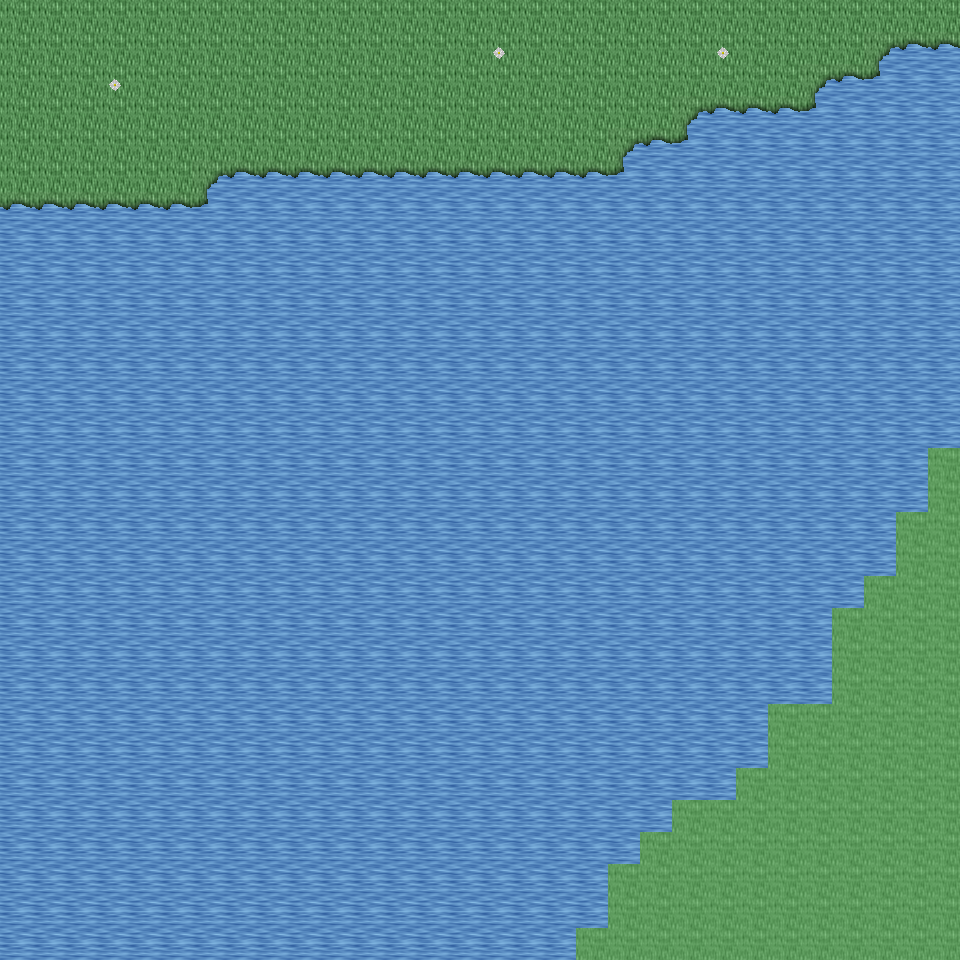

The image is a tile-based game level rendered from a .tmx file. Its description and source (layers, tilesets, objects; grid data summarised) follow:
An orthogonal 30x30 tile map with 32x32 px tiles, 6 tile layers (Ground, Object, Object2, Above, ...), 7 tilesets and 2 objects (2x mapExit).

<map version="1.0" orientation="orthogonal" renderorder="right-down" width="30" height="30" tilewidth="32" tileheight="32" nextobjectid="3">
  <tileset firstgid="1" name="tileset_ground_ground" tilewidth="32" tileheight="32" tilecount="33" columns="3">
    <image source="../drawable/tileset_ground_ground.png" width="96" height="352" />
  </tileset>
  <tileset firstgid="34" name="tileset_ground_grass_edges" tilewidth="32" tileheight="32" tilecount="36" columns="12">
    <image source="../drawable/tileset_ground_grass_edges.png" width="384" height="96" />
  </tileset>
  <tileset firstgid="70" name="tileset_ground_water_pool" tilewidth="32" tileheight="32" tilecount="72" columns="3">
    <image source="../drawable/tileset_ground_water_pool.png" width="96" height="768" />
  </tileset>
  <tileset firstgid="142" name="tileset_ground_grass_corners" tilewidth="32" tileheight="32" tilecount="24" columns="6">
    <image source="../drawable/tileset_ground_grass_corners.png" width="192" height="128" />
  </tileset>
  <tileset firstgid="166" name="tileset_plant_flower_daisy_white" tilewidth="32" tileheight="32" tilecount="8" columns="2">
    <image source="../drawable/tileset_plant_flower_daisy_white.png" width="64" height="128" />
  </tileset>
  <tileset firstgid="174" name="tileset_logic_collision" tilewidth="32" tileheight="32" tilecount="1" columns="1">
    <image source="../drawable/tileset_logic_collision.png" width="32" height="32" />
  </tileset>
  <tileset firstgid="175" name="tileset_ground_water_pool_deep" tilewidth="32" tileheight="32" tilecount="72" columns="3">
    <image source="../drawable/tileset_ground_water_pool_deep.png" width="96" height="768" />
  </tileset>
  <layer name="Ground" width="30" height="30">
    <data>[900 cells, 900 non-empty, 3 distinct tile ids]</data>
  </layer>
  <layer name="Object" width="30" height="30">
    <data>[900 cells, 181 non-empty, 7 distinct tile ids]</data>
  </layer>
  <layer name="Object2" width="30" height="30">
    <data>[900 cells, 3 non-empty, 1 distinct tile ids]</data>
  </layer>
  <layer name="Above" width="30" height="30">
    <data>[900 cells, 0 non-empty, 0 distinct tile ids]</data>
  </layer>
  <layer name="Above2" width="30" height="30">
    <data>[900 cells, 0 non-empty, 0 distinct tile ids]</data>
  </layer>
  <layer name="Walkable" width="30" height="30">
    <data>[900 cells, 93 non-empty, 1 distinct tile ids]</data>
  </layer>
  <objectgroup name="MapEvents">
    <object id="1" name="south" type="mapExit" x="0" y="928" width="576" height="32">
      <properties>
        <property name="map" value="level_0_x204_y94" />
        <property name="x" value="0" />
        <property name="y" value="1" />
      </properties>
    </object>
    <object id="2" name="east" type="mapExit" x="928" y="0" width="32" height="448">
      <properties>
        <property name="map" value="level_0_x205_y93" />
        <property name="x" value="1" />
        <property name="y" value="0" />
      </properties>
    </object>
  </objectgroup>
</map>
